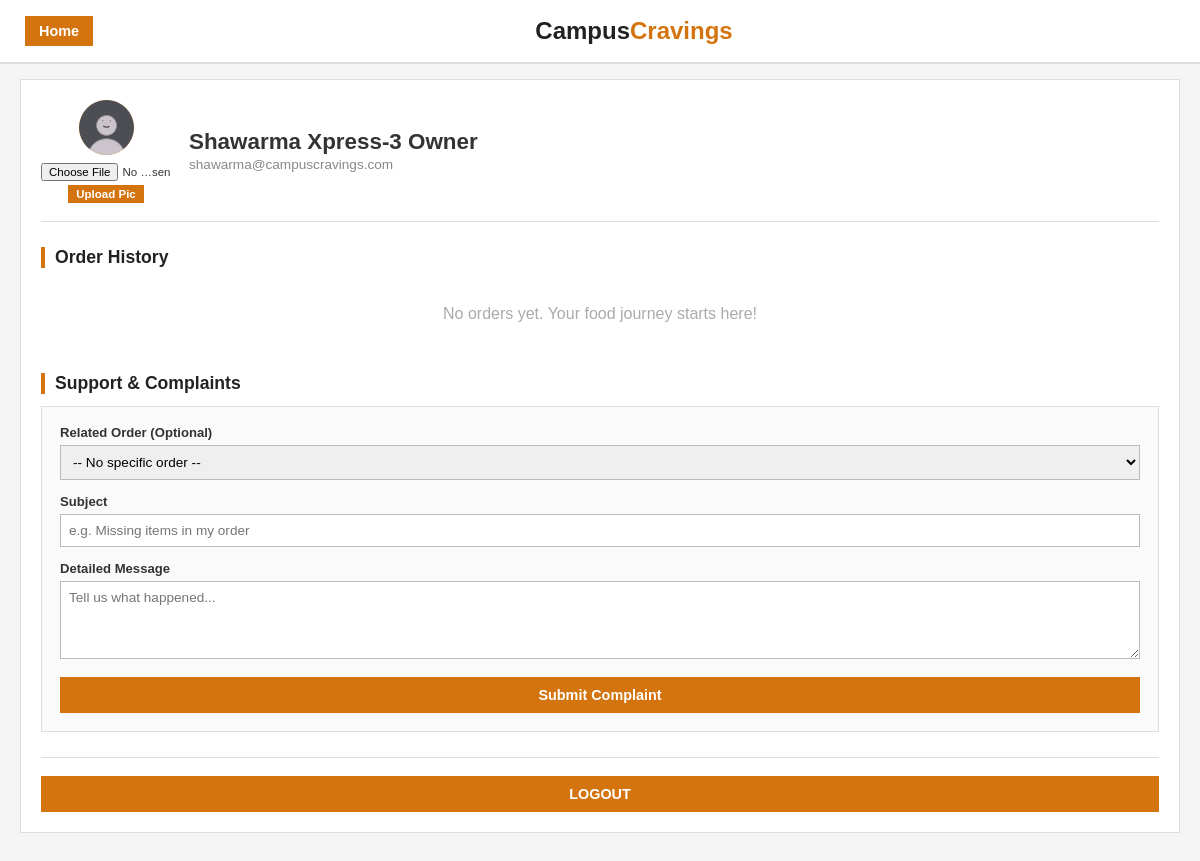
Screenshot of /profile.php (signed in) with the database file from the repository.
### tables this page shows
CREATE TABLE `users` (
  `id` int(11) NOT NULL AUTO_INCREMENT,
  `name` varchar(100) NOT NULL,
  `email` varchar(100) NOT NULL,
  `course` varchar(100) DEFAULT NULL,
  `rollno` varchar(50) DEFAULT NULL,
  `password` varchar(255) NOT NULL,
  `role` enum('student','restaurant','admin') DEFAULT 'student',
  `phone` varchar(20) DEFAULT NULL,
  `created_at` timestamp NOT NULL DEFAULT current_timestamp(),
  `profile_picture` varchar(255) DEFAULT 'default.jpeg',
  PRIMARY KEY (`id`),
  UNIQUE KEY `email` (`email`)
);

### profile.php (the view, shortened to what this page needs)
<?php
$userId = null;
if (isset($_SESSION['user_id'])) {
    $userId = $_SESSION['user_id'];
}
else {
    header("Location: login.php");
    exit;
}
require_once 'php/db_connect.php';
$userData = mysqli_query($conn, "SELECT * FROM users WHERE id = '$userId'");
$usr = mysqli_fetch_assoc($userData);
$orderList = [];
?>
<!DOCTYPE html>
<html lang="en">
<head>
    <link rel="stylesheet" href="css/home.css">
<link rel="stylesheet" href="css/profile.css">
</head>
<body>
<div class="wrapper">
        <header class="topbar">
            <a href="home.php" class="back-link">Home</a>
        <div class="sitename">Campus<span>Cravings</span></div>
        </header>
        <div class="profile-box">
        <div class="profile-top">
                <div class="avatar-wrapper">
                    <div class="avatar">
                        <?php
$pfp = !empty($usr['profile_picture']) ? htmlspecialchars($usr['profile_picture']) : 'default.jpeg';
?>
                    <img src="assets/pfp/<?php echo $pfp; ?>" alt="Profile Picture" class="profile-img">
                    </div>
                    <form action="php/update_pfp.php" method="POST" enctype="multipart/form-data"
                        class="upload-form">
                    <input type="file" name="pfp" accept="image/*" required class="file-input">
                        <button type="submit" name="action" value="upload" class="upload-btn">Upload Pic</button>
                    </form>
            </div>
                <div class="userinfo">
                    <h1><?php echo htmlspecialchars($usr['name'] ?? 'User'); ?></h1>
                    <p><?php echo htmlspecialchars($usr['email']); ?></p>
                </div>
            </div>
            <div class="section-heading">Order History</div>
            <?php if (empty($orderList)): ?>
            <div class="empty-msg">
                <p>No orders yet. Your food journey starts here!</p>
        </div>
            <?php endif; ?>
        <div class="section-heading">Support & Complaints</div>
            <div class="complaint-box">
                <form action="php/submit_complaint.php" method="POST">
                <div class="form-row">
                        <label for="order_id">Related Order (Optional)</label>
                        <select id="order_id" name="order_id">
                            <option value="">-- No specific order --</option>
                        </select>
                    </div>
                    <div class="form-row">
                    <label for="subject">Subject</label>
                        <input type="text" id="subject" name="subject" required
                            placeholder="e.g. Missing items in my order">
                    </div>
                <div class="form-row">
                        <label for="message">Detailed Message</label>
                        <textarea id="message" name="message" rows="4" required class="complaint-textarea"
                            placeholder="Tell us what happened..."></textarea>
                </div>
                    <button type="submit" class="submit-btn">Submit Complaint</button>
                </form>
            </div>
        <div class="logout-area">
                <a href="logout.php" class="logout-btn">LOGOUT</a>
            </div>
        </div>
</div>
</body>
</html>

### css/home.css (style rules this page uses)
* { margin: 0; padding: 0; box-sizing: border-box; font-family: Arial, Helvetica, sans-serif; }
body { background-color: #f5f5f5; color: #333; }
a { color: inherit; }
.wrapper { width: 100%; min-height: 100vh; padding-bottom: 40px; }
.topbar { display: flex; justify-content: space-between; align-items: center; padding: 14px 20px; background: #fff; border-bottom: 2px solid #ddd; }
.sitename { font-size: 1.5rem; font-weight: bold; color: #222; }
.sitename span { color: #d4740e; }
@media (min-width: 768px) { .topbar { padding: 16px 25px; } }

### css/profile.css (style rules this page uses)
.profile-box { max-width: 100%; margin: 15px 20px; padding: 20px; background: #fff; border: 1px solid #ddd; }
.profile-top { display: flex; align-items: center; gap: 18px; border-bottom: 1px solid #ddd; padding-bottom: 18px; margin-bottom: 20px; }
.avatar { width: 55px; height: 55px; background: #d4740e; border-radius: 50%; display: flex; align-items: center; justify-content: center; font-size: 1.4rem; font-weight: bold; color: #fff; overflow: hidden; flex-shrink: 0; }
.userinfo h1 { font-size: 1.4rem; margin: 0; font-weight: bold; }
.userinfo p { color: #888; margin: 2px 0 0; font-size: 0.85rem; }
.section-heading { font-size: 1.1rem; font-weight: bold; margin: 25px 0 12px; color: #222; border-left: 4px solid #d4740e; padding-left: 10px; }
.complaint-box { background: #fafafa; padding: 18px; border: 1px solid #ddd; }
.form-row { margin-bottom: 14px; }
.form-row label { display: block; margin-bottom: 5px; font-weight: bold; font-size: 0.82rem; }
.form-row input, .form-row textarea, .form-row select { width: 100%; padding: 8px; border: 1px solid #bbb; font-family: inherit; font-size: 0.85rem; }
.avatar-wrapper { display: flex; flex-direction: column; align-items: center; gap: 8px; }
.profile-img { width: 100%; height: 100%; object-fit: cover; }
.upload-form { display: flex; flex-direction: column; align-items: center; gap: 4px; }
.file-input { font-size: 0.72rem; max-width: 130px; }
.upload-btn { background: #d4740e; color: #fff; border: none; padding: 3px 8px; font-weight: bold; cursor: pointer; font-size: 0.72rem; }
.empty-msg { text-align: center; padding: 25px; color: #aaa; }
.complaint-textarea { resize: vertical; }
.logout-area { margin-top: 25px; border-top: 1px solid #ddd; padding-top: 18px; text-align: center; }
.submit-btn, .logout-btn, .back-link { background: #d4740e; color: #fff !important; border: none; padding: 10px; font-weight: bold; cursor: pointer; text-decoration: none; display: inline-block; text-align: center; font-size: 0.9rem; border-radius: 0; }
.submit-btn, .logout-btn { width: 100%; }
.back-link { padding: 7px 14px; width: auto; }

### rows the page displays
users: profile_picture (placeholder picture), name "Shawarma Xpress-3 Owner", email "shawarma@campuscravings.com"
